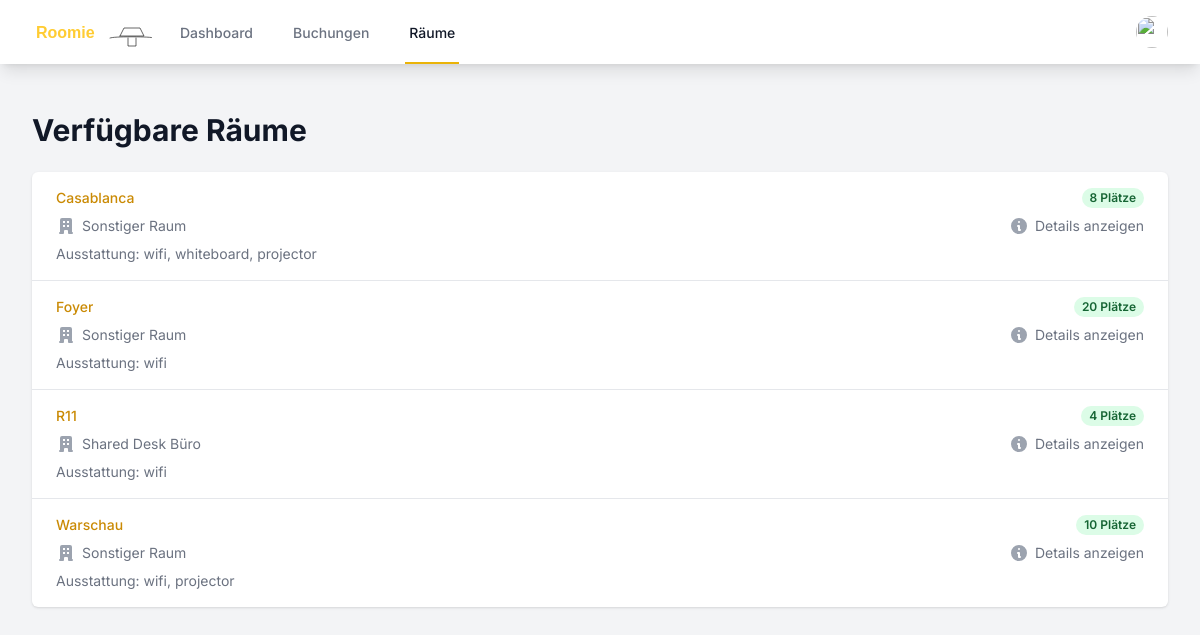
The app's page /rooms.php (signed in), older data.
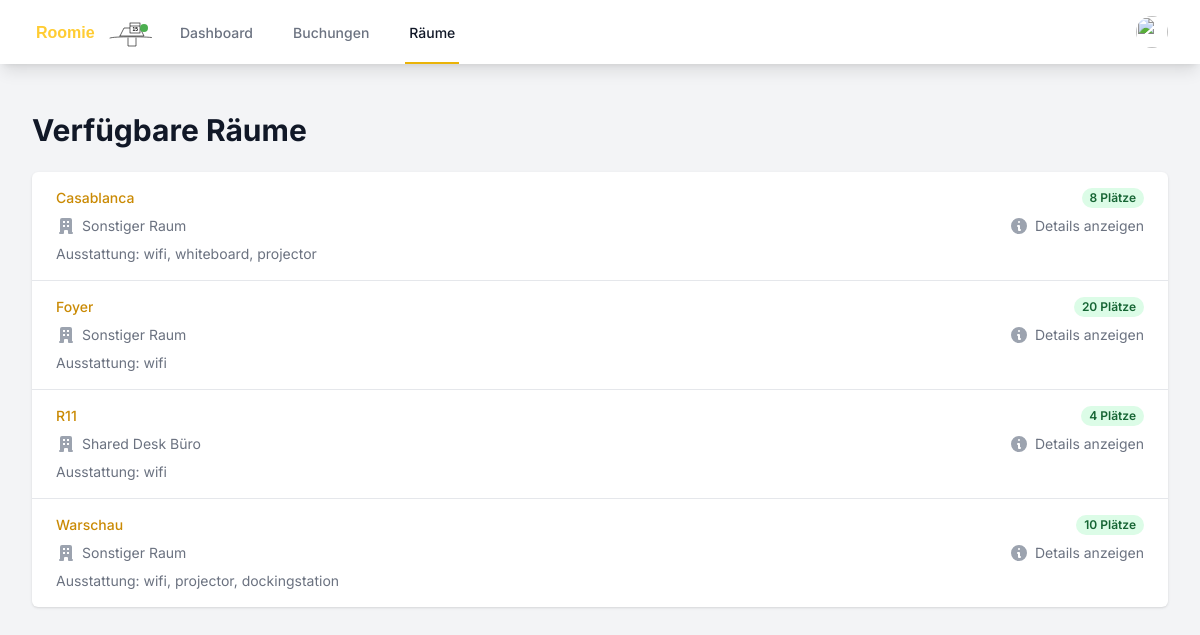
The same page, newer data.
### tables this page shows
CREATE TABLE rooms (
        id INTEGER PRIMARY KEY AUTOINCREMENT,
        name TEXT NOT NULL,
        type TEXT NOT NULL,
        capacity INTEGER DEFAULT 0,
        equipment TEXT
    );

### rooms.php (the view, shortened to what the changed rows need)
<?php
try {
    $db = getDatabaseConnection();
    $stmt = $db->query('SELECT r.id, r.name, r.type, r.capacity, r.equipment
                        FROM rooms r
                        ORDER BY r.name');
    $rooms = $stmt->fetchAll(PDO::FETCH_ASSOC);
} catch (PDOException $e) {
    $error = "Datenbankfehler: " . $e->getMessage();
}
function getRoomTypeName($type)
{
    switch ($type) {
        case 'shared-desk':
            return 'Shared Desk Büro';
        default:
            return 'Sonstiger Raum';
    }
}
?>
<!DOCTYPE html>
<html lang="de">
<head>
    <script src="https://cdn.tailwindcss.com"></script>
    <link rel="stylesheet" href="styles.css">
</head>
<body class="bg-gray-100">
    <div class="max-w-7xl mx-auto py-6 sm:px-6 lg:px-8">
        <div class="px-4 py-6 sm:px-0">
            <h1 class="text-3xl font-bold text-gray-900 mb-6">Verfügbare Räume</h1>
            <div class="bg-white shadow overflow-hidden sm:rounded-md">
                <ul class="divide-y divide-gray-200">
                    <?php foreach ($rooms as $room) : ?>
                        <li>
                            <a href="room_details.php?id=<?php echo $room['id']; ?>" class="block hover:bg-gray-50">
                                <div class="px-4 py-4 sm:px-6">
                                    <div class="flex items-center justify-between">
                                        <p class="text-sm font-medium text-yellow-600 truncate">
                                            <?php echo htmlspecialchars($room['name']); ?>
                                        </p>
                                        <div class="ml-2 flex-shrink-0 flex">
                                            <p class="px-2 inline-flex text-xs leading-5 font-semibold rounded-full bg-green-100 text-green-800">
                                                <?php echo $room['capacity']; ?> Plätze
                                            </p>
                                        </div>
                                    </div>
                                    <div class="mt-2 sm:flex sm:justify-between">
                                        <div class="sm:flex">
                                            <p class="flex items-center text-sm text-gray-500">
                                                <?php echo htmlspecialchars(getRoomTypeName($room['type'])); ?>
                                            </p>
                                        </div>
                                        <div class="mt-2 flex items-center text-sm text-gray-500 sm:mt-0">
                                            <svg class="flex-shrink-0 mr-1.5 h-5 w-5 text-gray-400" xmlns="http://www.w3.org/2000/svg" viewBox="0 0 20 20" fill="currentColor">
                                                <path fill-rule="evenodd" d="M18 10a8 8 0 11-16 0 8 8 0 0116 0zm-7-4a1 1 0 11-2 0 1 1 0 012 0zM9 9a1 1 0 000 2v3a1 1 0 001 1h1a1 1 0 100-2v-3a1 1 0 00-1-1H9z" clip-rule="evenodd" />
                                            </svg>
                                            Details anzeigen
                                        </div>
                                    </div>
                                    <div class="mt-2 text-sm text-gray-500">
                                        <p>Ausstattung: <?php echo htmlspecialchars(implode(', ', json_decode($room['equipment'], true) ?? [])); ?></p>
                                    </div>
                                </div>
                            </a>
                        </li>
                    <?php endforeach; ?>
                </ul>
            </div>
        </div>
    </div>
</body>
</html>

Row changes from the older to the newer data that the page shows:
changed rooms "Warschau": equipment "wifi, projector" → "wifi, projector, dockingstation"
